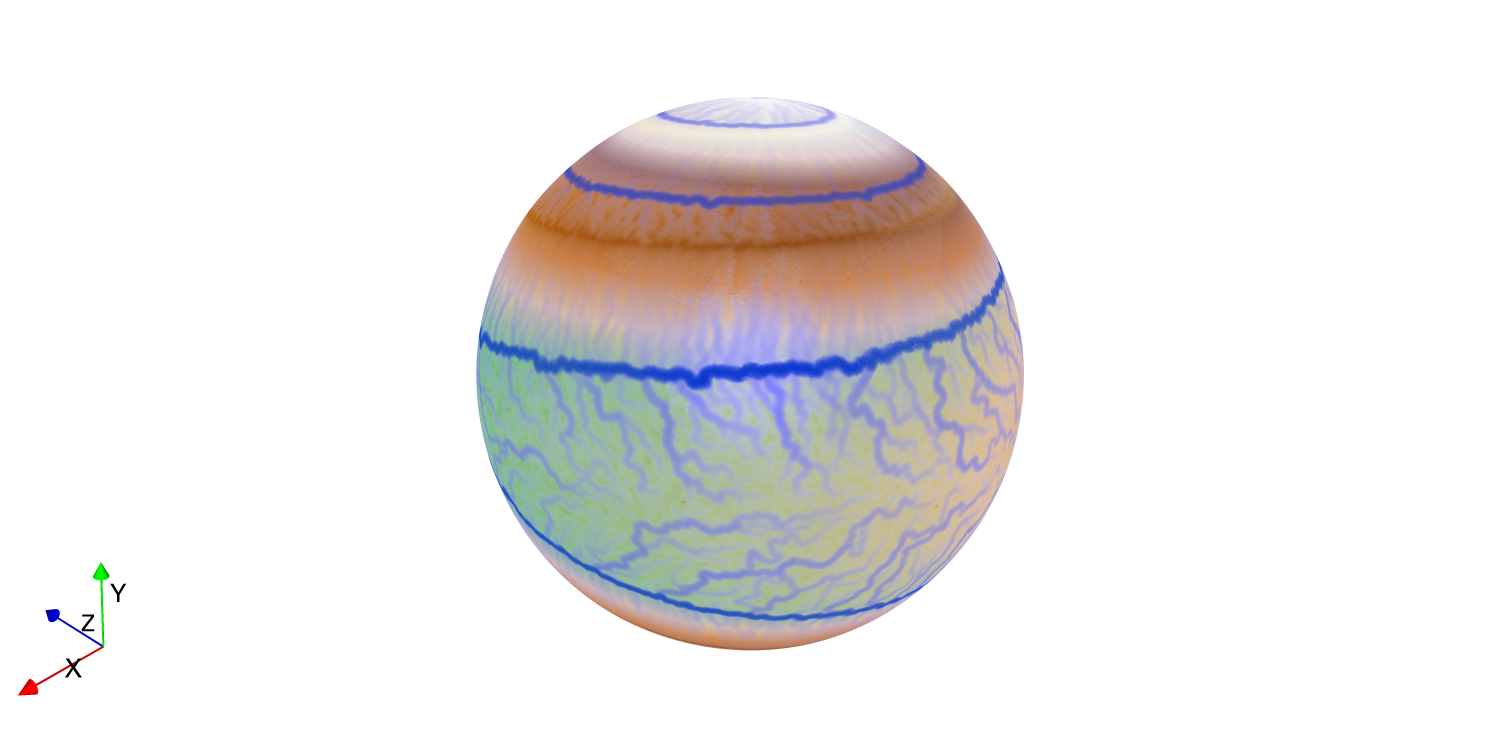

Recreate this plot in Python.
# ---
# jupyter:
#   jupytext:
#     formats: Notebooks/IdealisedExamples//ipynb,Examples/IdealisedExamples//py:light
#     text_representation:
#       extension: .py
#       format_name: light
#       format_version: '1.5'
#       jupytext_version: 1.4.2
#   kernelspec:
#     display_name: Python 3
#     language: python
#     name: python3
# ---

# # Morning Bun Landscape
#
# Spherical mesh shaped like a morning bun, inspired from the Spiral Ziggurat demo.

# +
import numpy as np
# import matplotlib.pyplot as plt
from quagmire import QuagMesh 
from quagmire import tools as meshtools
from mpi4py import MPI

import lavavu
import stripy
comm = MPI.COMM_WORLD
# -

st0 = stripy.spherical_meshes.icosahedral_mesh(refinement_levels=7, include_face_points=True)
dm = meshtools.create_spherical_DMPlex(np.degrees(st0.lons), np.degrees(st0.lats), st0.simplices)

# +
mesh = QuagMesh(dm, r1=1., r2=1., downhill_neighbours=2)

#if comm.rank == 0:
print("Number of nodes in mesh - {}: {}".format(comm.rank, mesh.npoints))

# retrieve local mesh
x = mesh.tri.x.copy()
y = mesh.tri.z.copy()

# normalise to range [-5,5]
x -= x.min()
x /= x.max()
x *= 10
x -= 5
y -= y.min()
y /= y.max()
y *= 10
y -= 5

# dm generated bmask

bmask = mesh.bmask

# +
import stripy

# create height field - make 2 spirals as strings of points and interpolate between them
# to make a smooth surface for the model. 

#  
theta = np.linspace(0.0000001, 100*np.pi, 20000)
s1 = 0.30 * theta 
s2 = 0.25 * theta 
x1 = s1 * np.cos(theta)
y1 = s1 * np.sin(theta)
x2 = s2 * np.cos(theta)
y2 = s2 * np.sin(theta)

rmean = (s1 + s2) / 2.0
z = np.exp(-rmean**2.0 / 20.0)

h2 = (1.0 - s1 / s1.max()) * z
h1 = (1.0 - s2 / s1.max()) * z + 0.05 

x0 = np.hstack( [x1,x2] )
y0 = np.hstack( [y1,y2] )
h0 = np.hstack( [h1,h2] )
shade = np.hstack( [np.zeros_like(h1), np.ones_like(h2)])

points = np.transpose(np.array( [x0,y0] ))
newpoints = np.transpose(np.array([x,y]))

interp = stripy.Triangulation(points[:,0], points[:,1])

height, ierr = interp.interpolate_linear(newpoints[:,0], newpoints[:,1], h0)
shade, ierr  = interp.interpolate_linear(newpoints[:,0], newpoints[:,1], shade)

height = 5.0 + 0.1 * height + 0.001 * np.random.random(size=height.shape)

# +
# vertices = np.column_stack([x, y, 3 * height])
vertices = mesh.tri.points*height.reshape(-1,1)
tri = mesh.tri

lv = lavavu.Viewer(border=False, background="#FFFFFF", resolution=[600,600], near=-10.0)

# sa = lv.points("subaerial", colour="red", pointsize=0.2, opacity=0.75)
# sa.vertices(vertices[subaerial])

tris = lv.triangles("mesh",  wireframe=False, colour="#77ff88", opacity=1.0)
tris.vertices(vertices)
tris.indices(tri.simplices)
tris.values(height, label="elevation")
#tris.values(shade, label="shade")
tris.colourmap('dem3')
cb = tris.colourbar()

# sm = lv.points("submarine", colour="blue", pointsize=0.5, opacity=0.75)
# sm.vertices(vertices[submarine])

lv.control.Panel()
lv.control.ObjectList()
# tris.control.Checkbox(property="wireframe")
lv.control.show()

# +
rank = np.ones_like(height)*comm.rank
shadow = np.zeros_like(height)

# get shadow zones
shadow_zones = mesh.lgmap_row.indices < 0
shadow[shadow_zones] = 1
shadow_vec = mesh.gvec.duplicate()

mesh.lvec.setArray(shadow)
mesh.dm.localToGlobal(mesh.lvec, shadow_vec, addv=True)


# +
with mesh.deform_topography():
    mesh.topography.data = height
    
gradient = mesh.slope.evaluate(mesh)
# -

for repeat in range(0,3): 
    
    mesh.low_points_local_patch_fill(its=3, smoothing_steps=3)
    low_points2 = mesh.identify_global_low_points(ref_height=5.0)
    if low_points2[0] <= 1:
        break

    for i in range(0,5):

        mesh.low_points_swamp_fill(ref_height=5.0, its=5000, saddles=False, ref_gradient=0.000001)

        # In parallel, we can't break if ANY processor has work to do (barrier / sync issue)
        low_points3 = mesh.identify_global_low_points(ref_height=5.0)

        print("{} : {}".format(i,low_points3[0]))
        if low_points3[0] <= 1:
            break


outflow_points = mesh.identify_outflow_points()
low_points     = mesh.identify_low_points()

# +
from quagmire import function as fn

ones = fn.parameter(1.0, mesh=mesh)
rain = fn.misc.levelset(mesh.topography, alpha=0.99)

cumulative_flow_0 = np.log10(1.0e-10 + mesh.upstream_integral_fn(ones).evaluate(mesh))


# +
## Smoothing is purely for the purpose of visualisation

rbf_smoother = mesh.build_rbf_smoother(0.005)
smoothed_flow = rbf_smoother.smooth_fn(mesh.upstream_integral_fn(ones))
cumulative_flow_1 = np.log10(1.0e-10 + smoothed_flow.evaluate(mesh))
# -

cumulative_flow_0.min(), cumulative_flow_1.min()
cumulative_flow_0.max(), cumulative_flow_1.max()

# +
import lavavu
import stripy

vertices = mesh.tri.points*height.reshape(-1,1)
tri = mesh.tri

lv = lavavu.Viewer(border=False, axis=False, background="#FFFFFF", resolution=[1200,600], near=-10.0)

outs = lv.points("outflows", colour="green", pointsize=5.0, opacity=0.75)
outs.vertices(vertices[outflow_points])

lows = lv.points("lows", colour="red", pointsize=5.0, opacity=0.75)
lows.vertices(vertices[low_points])

flowball = lv.points("flowballs", pointsize=2.0)
flowball.vertices(vertices*1.01)
flowball.values(cumulative_flow_1, label="flow1")
flowball.colourmap("rgba(255,255,255,0.0) rgba(128,128,255,0.5) rgba(0,50,200,1.0)")

heightball = lv.points("heightballs", pointsize=5.0, opacity=1.0)
heightball.vertices(vertices)
heightball.values(height, label="height")
heightball.colourmap('dem3')

# lv.translation(-1.012, 2.245, -13.352)
# lv.rotation(53.217, 18.104, 161.927)

lv.control.Panel()
lv.control.ObjectList()
lv.control.show()


# -

lv.image(filename="MorningBun.png", resolution=(2000,1000), quality=4)
